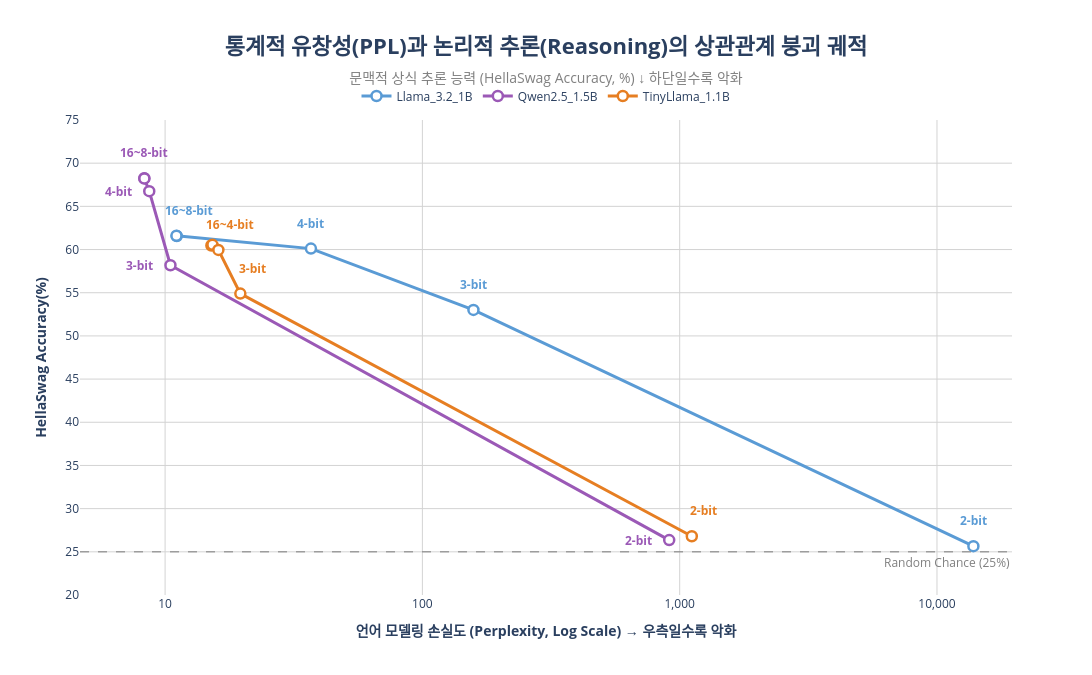

This figure's notebook cell:
### Code cell
import os
import json
import pandas as pd
import numpy as np
import plotly.graph_objects as go

# =========================================================
# 1. 경로 설정 및 데이터 준비
# =========================================================
CSV_PATH = r"C:\Users\user\SLM\02_cuda_aligned\all_logs\evaluation_results_full.csv"
JSON_DIR = r"C:\Users\user\SLM\03_Evaluation_Datasets\results_cognitive"

models = ['Llama_3.2_1B', 'Qwen2.5_1.5B', 'TinyLlama_1.1B']
color_map = {
    'Llama_3.2_1B': '#5A9BD5',    
    'TinyLlama_1.1B': '#E67E22',   
    'Qwen2.5_1.5B': '#9B59B6'
}

# =========================================================
# 2. 데이터 추출 및 전처리
# =========================================================
df_ppl = pd.read_csv(CSV_PATH)
df_ppl['Perplexity'] = pd.to_numeric(df_ppl['Perplexity'], errors='coerce')
df_ppl['Perplexity'] = df_ppl['Perplexity'].replace([np.inf, -np.inf], np.nan).clip(upper=100000) 

bit_map_csv = {'16-bit': '16-bit', 'GPTQ_8bit': '8-bit', 'GPTQ_4bit': '4-bit', 'GPTQ_3bit': '3-bit', 'GPTQ_2bit': '2-bit'}
df_ppl['Bit_Level'] = df_ppl['Bit_Level'].map(bit_map_csv)

json_records = []
bit_map_json = {'Base_16bit': '16-bit', 'GPTQ_8bit': '8-bit', 'GPTQ_4bit': '4-bit', 'GPTQ_3bit': '3-bit', 'GPTQ_2bit': '2-bit'}

for filename in os.listdir(JSON_DIR):
    if not filename.endswith(".json"): continue
    parts = filename.replace("_results.json", "").split('_', 1)
    model_name = parts[0].replace('-', '_')
    bit_level = bit_map_json.get(parts[1], parts[1])
    
    with open(os.path.join(JSON_DIR, filename), 'r', encoding='utf-8') as f:
        content = json.load(f)
        h_acc = content.get('hellaswag', {}).get('acc_norm,none', content.get('hellaswag', {}).get('acc_norm', None))
        if h_acc:
            json_records.append({'Model_Family': model_name, 'Bit_Level': bit_level, 'HellaSwag_Acc': h_acc * 100})

df_merged = pd.merge(df_ppl, pd.DataFrame(json_records), on=['Model_Family', 'Bit_Level'], how='inner')

bit_order = ['16-bit', '8-bit', '4-bit', '3-bit', '2-bit']
df_merged['Bit_Level'] = pd.Categorical(df_merged['Bit_Level'], categories=bit_order, ordered=True)
df_merged = df_merged.sort_values(by=['Model_Family', 'Bit_Level'])

# =========================================================
# 3. 수학적 범위 계산 (텍스트 잘림 방지용 동적 스케일링)
# =========================================================
min_ppl = df_merged['Perplexity'].min()
max_ppl = df_merged['Perplexity'].max()

x_range_min = np.log10(min_ppl) - 0.25 
x_range_max = np.log10(max_ppl) + 0.15 

# =========================================================
# 4. 궤적 시각화 (기본 라인 및 마커 생성)
# =========================================================
fig = go.Figure()

for model in models:
    model_data = df_merged[df_merged['Model_Family'] == model].dropna(subset=['Perplexity', 'HellaSwag_Acc'])
    if model_data.empty: continue
    
    fig.add_trace(go.Scatter(
        x=model_data['Perplexity'], 
        y=model_data['HellaSwag_Acc'],
        mode='lines+markers', 
        name=model,
        customdata=model_data['Bit_Level'], 
        hovertemplate="<b>Quantization: %{customdata}</b><br>PPL: %{x:.2f}<br>HellaSwag: %{y:.2f}%<extra></extra>",
        line=dict(color=color_map[model], width=3),
        marker=dict(symbol='circle', color='white', size=10, line=dict(color=color_map[model], width=2.5))
    ))

# =========================================================
# 5. 개별 데이터 포인트 Annotation (픽셀 단위 정밀 위치 제어)
# =========================================================
for model in models:
    model_data = df_merged[df_merged['Model_Family'] == model].dropna(subset=['Perplexity', 'HellaSwag_Acc'])
    
    for _, row in model_data.iterrows():
        bit = row['Bit_Level']
        x_val = row['Perplexity']
        y_val = row['HellaSwag_Acc']
        
        # 텍스트 및 위치 기본값 초기화
        text_label = ""
        x_shift = 0
        y_shift = 15 
        x_anchor = 'center'
        y_anchor = 'bottom'
        
        # [모델별 맞춤형 라벨링 및 좌표 할당 로직]
        if model == 'Qwen2.5_1.5B':
            if bit == '16-bit':
                text_label = '16~8-bit'
            elif bit == '8-bit':
                continue
            elif bit in ['4-bit', '3-bit', '2-bit']:
                text_label = bit.replace('-bit', '-bit')
                x_shift = -15       
                y_shift = 0         
                x_anchor = 'right'
                y_anchor = 'middle'
                
        elif model == 'TinyLlama_1.1B':
            if bit in ['16-bit', '8-bit']:
                continue
            elif bit == '4-bit':
                text_label = '16~4-bit'
                x_shift = 12
                y_shift = 15        
            elif bit in ['3-bit', '2-bit']:
                text_label = bit.replace('-bit', '-bit')
                x_shift = 12
                y_shift = 15
                
        elif model == 'Llama_3.2_1B':
            if bit == '16-bit':
                text_label = '16~8-bit'
                x_shift = 12
            elif bit == '8-bit':
                continue
            elif bit in ['4-bit', '3-bit', '2-bit']:
                text_label = bit.replace('-bit', '-bit')
                y_shift = 15
        
        # 설정된 라벨이 있는 경우에만 그래프에 그리기
        if text_label:
            fig.add_annotation(
                x=np.log10(x_val),  # Log Scale 동기화
                y=y_val,            
                text=f"<b>{text_label}</b>",
                showarrow=False,
                xshift=x_shift,
                yshift=y_shift,
                xanchor=x_anchor,
                yanchor=y_anchor,
                font=dict(size=12, color=color_map[model])
            )

# =========================================================
# 6. 연구적 지표 보완 및 레이아웃 최적화
# =========================================================
fig.add_hline(
    y=25, line_dash="dash", line_color="rgba(128, 128, 128, 0.7)", line_width=1.5,
    annotation_text="Random Chance (25%)", annotation_position="bottom right",
    annotation_font=dict(size=12, color="gray")
)

base_width = 1200
calculated_height = int(base_width * (9 / 16))

fig.update_layout(
    width=base_width,
    height=calculated_height,
    
    title=dict(
        text='<b>통계적 유창성(PPL)과 논리적 추론(Reasoning)의 상관관계 붕괴 궤적</b><br>' + 
             '<span style="font-size: 14px; color: gray;">문맥적 상식 추론 능력 (HellaSwag Accuracy, %) ↓ 하단일수록 악화</span>',
        font=dict(size=22), x=0.5, xanchor='center', y=0.92
    ),
    xaxis=dict(
        title='<b>언어 모델링 손실도 (Perplexity, Log Scale) → 우측일수록 악화</b>',
        type='log',
        range=[x_range_min, x_range_max], 
        tickformat=",.0f", dtick=1, gridcolor='lightgray',
        zeroline=False
    ),
    yaxis=dict(
        title='<b>HellaSwag Accuracy(%)</b>',
        range=[20, 75], 
        dtick=5, # [수정] 10 단위에서 5 단위로 변경 (20, 25, 30, 35 ... 80)
        gridcolor='lightgray', zeroline=False
    ),
    plot_bgcolor='white', paper_bgcolor='white',
    legend=dict(
        orientation="h", yanchor="bottom", y=1.02, xanchor="center", x=0.5,
        bgcolor='rgba(255, 255, 255, 0.9)'
    ),
    margin=dict(t=120, b=80, l=80, r=80) 
)

fig.show()

### Figure 1 — Plotly figure (JSON) as saved in the notebook; plotly's stock layout.template omitted (floating-point values rounded to 4 significant figures)
{"data": [{"customdata": ["16-bit", "8-bit", "4-bit", "3-bit", "2-bit"], "hovertemplate": "<b>Quantization: %{customdata}</b><br>PPL: %{x:.2f}<br>HellaSwag: %{y:.2f}%<extra></extra>", "line": {"color": "#5A9BD5", "width": 3}, "marker": {"color": "white", "line": {"color": "#5A9BD5", "width": 2.5}, "size": 10, "symbol": "circle"}, "mode": "lines+markers", "name": "Llama_3.2_1B", "type": "scatter", "x": [11.11, 11.07, 36.89, 157.9, 13850.0], "y": [61.56, 61.6, 60.11, 53.01, 25.65]}, {"customdata": ["16-bit", "8-bit", "4-bit", "3-bit", "2-bit"], "hovertemplate": "<b>Quantization: %{customdata}</b><br>PPL: %{x:.2f}<br>HellaSwag: %{y:.2f}%<extra></extra>", "line": {"color": "#9B59B6", "width": 3}, "marker": {"color": "white", "line": {"color": "#9B59B6", "width": 2.5}, "size": 10, "symbol": "circle"}, "mode": "lines+markers", "name": "Qwen2.5_1.5B", "type": "scatter", "x": [8.305, 8.307, 8.679, 10.49, 910.4], "y": [68.26, 68.21, 66.76, 58.19, 26.36]}, {"customdata": ["16-bit", "8-bit", "4-bit", "3-bit", "2-bit"], "hovertemplate": "<b>Quantization: %{customdata}</b><br>PPL: %{x:.2f}<br>HellaSwag: %{y:.2f}%<extra></extra>", "line": {"color": "#E67E22", "width": 3}, "marker": {"color": "white", "line": {"color": "#E67E22", "width": 2.5}, "size": 10, "symbol": "circle"}, "mode": "lines+markers", "name": "TinyLlama_1.1B", "type": "scatter", "x": [15.13, 15.28, 16.11, 19.61, 1115.0], "y": [60.47, 60.55, 59.96, 54.9, 26.8]}], "layout": {"annotations": [{"font": {"color": "#5A9BD5", "size": 12}, "showarrow": false, "text": "<b>16~8-bit</b>", "x": 1.046, "xanchor": "center", "xshift": 12, "y": 61.56, "yanchor": "bottom", "yshift": 15}, {"font": {"color": "#5A9BD5", "size": 12}, "showarrow": false, "text": "<b>4-bit</b>", "x": 1.567, "xanchor": "center", "xshift": 0, "y": 60.11, "yanchor": "bottom", "yshift": 15}, {"font": {"color": "#5A9BD5", "size": 12}, "showarrow": false, "text": "<b>3-bit</b>", "x": 2.198, "xanchor": "center", "xshift": 0, "y": 53.01, "yanchor": "bottom", "yshift": 15}, {"font": {"color": "#5A9BD5", "size": 12}, "showarrow": false, "text": "<b>2-bit</b>", "x": 4.142, "xanchor": "center", "xshift": 0, "y": 25.65, "yanchor": "bottom", "yshift": 15}, {"font": {"color": "#9B59B6", "size": 12}, "showarrow": false, "text": "<b>16~8-bit</b>", "x": 0.9193, "xanchor": "center", "xshift": 0, "y": 68.26, "yanchor": "bottom", "yshift": 15}, {"font": {"color": "#9B59B6", "size": 12}, "showarrow": false, "text": "<b>4-bit</b>", "x": 0.9385, "xanchor": "right", "xshift": -15, "y": 66.76, "yanchor": "middle", "yshift": 0}, {"font": {"color": "#9B59B6", "size": 12}, "showarrow": false, "text": "<b>3-bit</b>", "x": 1.021, "xanchor": "right", "xshift": -15, "y": 58.19, "yanchor": "middle", "yshift": 0}, {"font": {"color": "#9B59B6", "size": 12}, "showarrow": false, "text": "<b>2-bit</b>", "x": 2.959, "xanchor": "right", "xshift": -15, "y": 26.36, "yanchor": "middle", "yshift": 0}, {"font": {"color": "#E67E22", "size": 12}, "showarrow": false, "text": "<b>16~4-bit</b>", "x": 1.207, "xanchor": "center", "xshift": 12, "y": 59.96, "yanchor": "bottom", "yshift": 15}, {"font": {"color": "#E67E22", "size": 12}, "showarrow": false, "text": "<b>3-bit</b>", "x": 1.292, "xanchor": "center", "xshift": 12, "y": 54.9, "yanchor": "bottom", "yshift": 15}, {"font": {"color": "#E67E22", "size": 12}, "showarrow": false, "text": "<b>2-bit</b>", "x": 3.047, "xanchor": "center", "xshift": 12, "y": 26.8, "yanchor": "bottom", "yshift": 15}, {"font": {"color": "gray", "size": 12}, "showarrow": false, "text": "Random Chance (25%)", "x": 1, "xanchor": "right", "xref": "x domain", "y": 25, "yanchor": "top", "yref": "y"}], "height": 675, "legend": {"bgcolor": "rgba(255, 255, 255, 0.9)", "orientation": "h", "x": 0.5, "xanchor": "center", "y": 1.02, "yanchor": "bottom"}, "margin": {"b": 80, "l": 80, "r": 80, "t": 120}, "paper_bgcolor": "white", "plot_bgcolor": "white", "shapes": [{"line": {"color": "rgba(128, 128, 128, 0.7)", "dash": "dash", "width": 1.5}, "type": "line", "x0": 0, "x1": 1, "xref": "x domain", "y0": 25, "y1": 25, "yref": "y"}], "title": {"font": {"size": 22}, "text": "<b>통계적 유창성(PPL)과 논리적 추론(Reasoning)의 상관관계 붕괴 궤적</b><br><span style=\"font-size: 14px; color: gray;\">문맥적 상식 추론 능력 (HellaSwag Accuracy, %) ↓ 하단일수록 악화</span>", "x": 0.5, "xanchor": "center", "y": 0.92}, "width": 1200, "xaxis": {"dtick": 1, "gridcolor": "lightgray", "range": [0.6693, 4.292], "tickformat": ",.0f", "title": {"text": "<b>언어 모델링 손실도 (Perplexity, Log Scale) → 우측일수록 악화</b>"}, "type": "log", "zeroline": false}, "yaxis": {"dtick": 5, "gridcolor": "lightgray", "range": [20, 75], "title": {"text": "<b>HellaSwag Accuracy(%)</b>"}, "zeroline": false}}}
